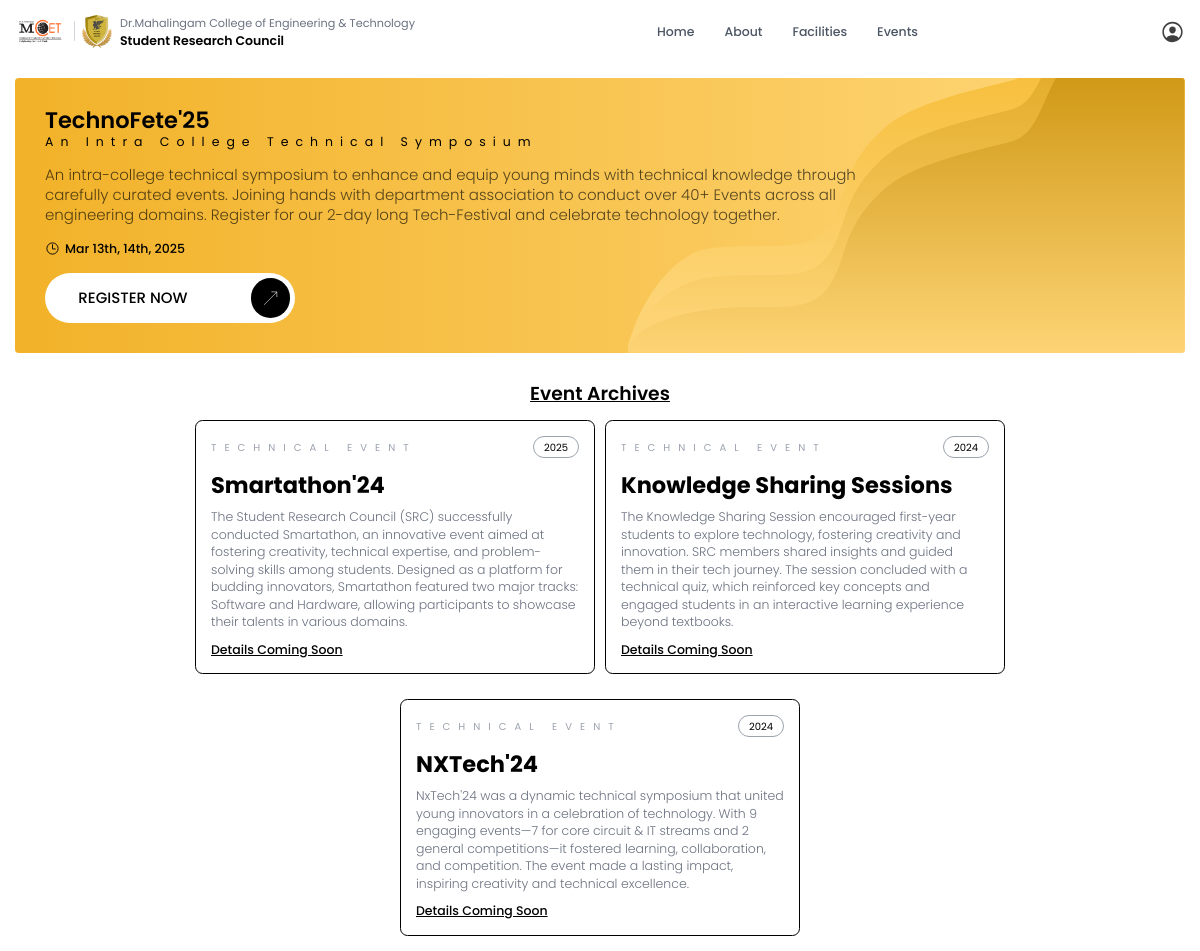
The app's page /events/ (signed in) with its own data.
### core/models.py (models this page shows, shortened)
class macroevent(models.Model):
    eventname = models.CharField(max_length=100)
    startdate = models.DateTimeField()
    enddate = models.DateTimeField()
    is_banner = models.BooleanField()
    short_description = models.TextField(verbose_name="Short Description(max: 150 char)")
    long_description = models.TextField(verbose_name="Detailed Description")

### core/views.py (the view)
# urls.py: path('events/', events),
def events(request):
    payload = macroevents.objects.all().order_by('-startdate')
    banner = payload.get(is_banner=True)
    return render(request, "core/events.html", {"events": payload, "banner": banner})

### core/templates/core/events.html (shortened to what this page needs)
{% load static tailwind_tags %}
{% load static %}
<!DOCTYPE html>
<html lang="en">
<head>
    {% tailwind_css %}
</head>
<body>
    {% include 'core/nav.html' %}
    <div class="p-6 font-poppins">
        <div class="w-full bg-gradient-to-r from-[#F2B229] to-[#FFD87C] p-12 rounded-md relative overflow-hidden">
            <img src="{% static 'images/bannerevent.svg' %}" alt="bannerevent" class="absolute bottom-0 right-0">
            <div>
                <p class="text-4xl font-semibold">{{banner.eventname}}</p>
                <p class="text-xl tracking-[7px]">An Intra College Technical Symposium</p>
            </div>
            <p class="text-2xl font-light opacity-65 mt-6 md:w-[75%]">{{banner.short_description}}</p>
            <p class="flex gap-2 items-center text-xl font-medium mt-6 relative">
                <img src="{% static 'images/time-outline.svg' %}" class="w-6 h-6">
                {{banner.startdate|date:"M"}} {{banner.startdate|date:"jS"}}, {{banner.enddate|date:"jS"}}, {{banner.startdate|date:"Y"}}
            </p>
            <a href="{% url 'macroevent' banner.eventname|lower %}" class="group pr-2 py-2 mt-6 rounded-full bg-white hover:bg-gray-100 transition text-black text-2xl font-medium uppercase flex justify-between items-center gap-12 relative z-40 md:max-w-[250px]">
                <p class="w-3/4 text-center">
                Register NOW
                </p>
                <div class="p-4 bg-black rounded-full min-h-full w-[40px] h-[40px] hover">
                    <img src="{% static 'images/arrow.svg' %}" class="w-full h-full -rotate-45 group-hover:rotate-0 transition">
                </div>
            </a>
        </div>
        <div class="mt-12">
            <p class="text-3xl underline font-poppins font-semibold text-center">Event Archives</p>
        </div>
        <div class="flex gap-4 flex-wrap w-full justify-center">
        {% for event in events %}
        {% if not event.is_banner %}
        <div class="mt-6">
            <div class="p-6 max-w-[400px] max-h-[500px] border border-black rounded-xl">
                <div class="flex justify-between items-center">
                    <p class="uppercase text-gray-400 tracking-[8px]">Technical Event</p>
                    <div class="border border-gray-400 rounded-full px-4 py-1 flex justify-center items-center">
                        {{event.startdate|date:"Y"}}
                    </div>
                </div>
                <p class="font-bold text-4xl mt-6">{{event.eventname}}</p>
                <p class="font-light text-gray-500 text-xl mt-4">{{event.short_description}}</p>
                <p class="mt-4 font-medium text-xl underline">Details Coming Soon</p>
            </div>
        </div>
        {% endif %}
        {% endfor %}
        </div>
    </div>
</body>
</html>

### records on screen
macroevent: eventname "TechnoFete'25", short_description "An intra-college technical symposium to enhance and equip young minds with technical knowledge through carefully curated events. Joining hands with department association to conduct over 40+ Events across all engineering domains. Register for our 2-day long Tech-Festival and celebrate technology together.", startdate "Mar", startdate "13th", enddate "14th", startdate "2025"
macroevent: startdate "2025", eventname "Smartathon'24", short_description "The Student Research Council (SRC) successfully conducted Smartathon, an innovative event aimed at fostering creativity, technical expertise, and problem-solving skills among students. Designed as a platform for budding innovators, Smartathon featured two major tracks: Software and Hardware, allowing participants to showcase their talents in various domains."
macroevent: startdate "2024", eventname "Knowledge Sharing Sessions", short_description "The Knowledge Sharing Session encouraged first-year students to explore technology, fostering creativity and innovation. SRC members shared insights and guided them in their tech journey. The session concluded with a technical quiz, which reinforced key concepts and engaged students in an interactive learning experience beyond textbooks."
macroevent: startdate "2024", eventname "NXTech'24", short_description "NxTech'24 was a dynamic technical symposium that united young innovators in a celebration of technology. With 9 engaging events—7 for core circuit & IT streams and 2 general competitions—it fostered learning, collaboration, and competition. The event made a lasting impact, inspiring creativity and technical excellence."
